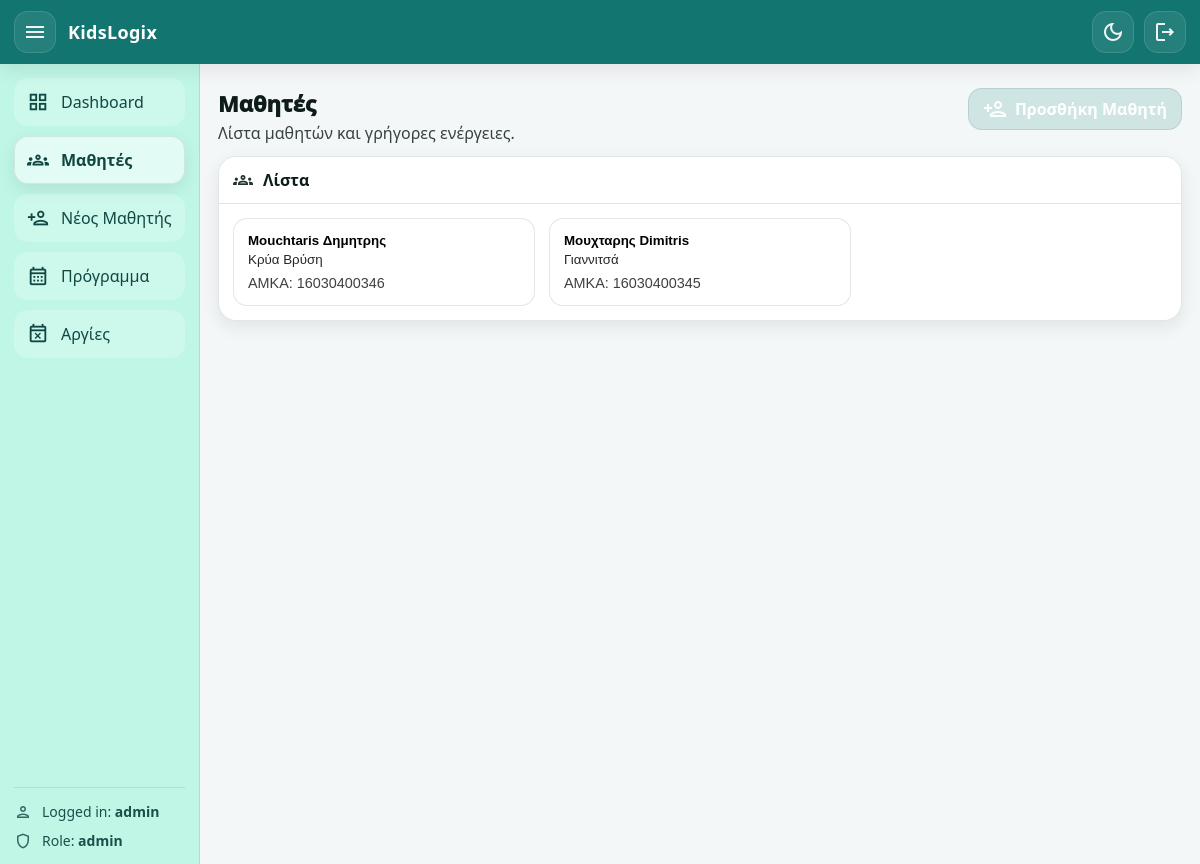
The page /students (signed in) on the database as committed earlier.
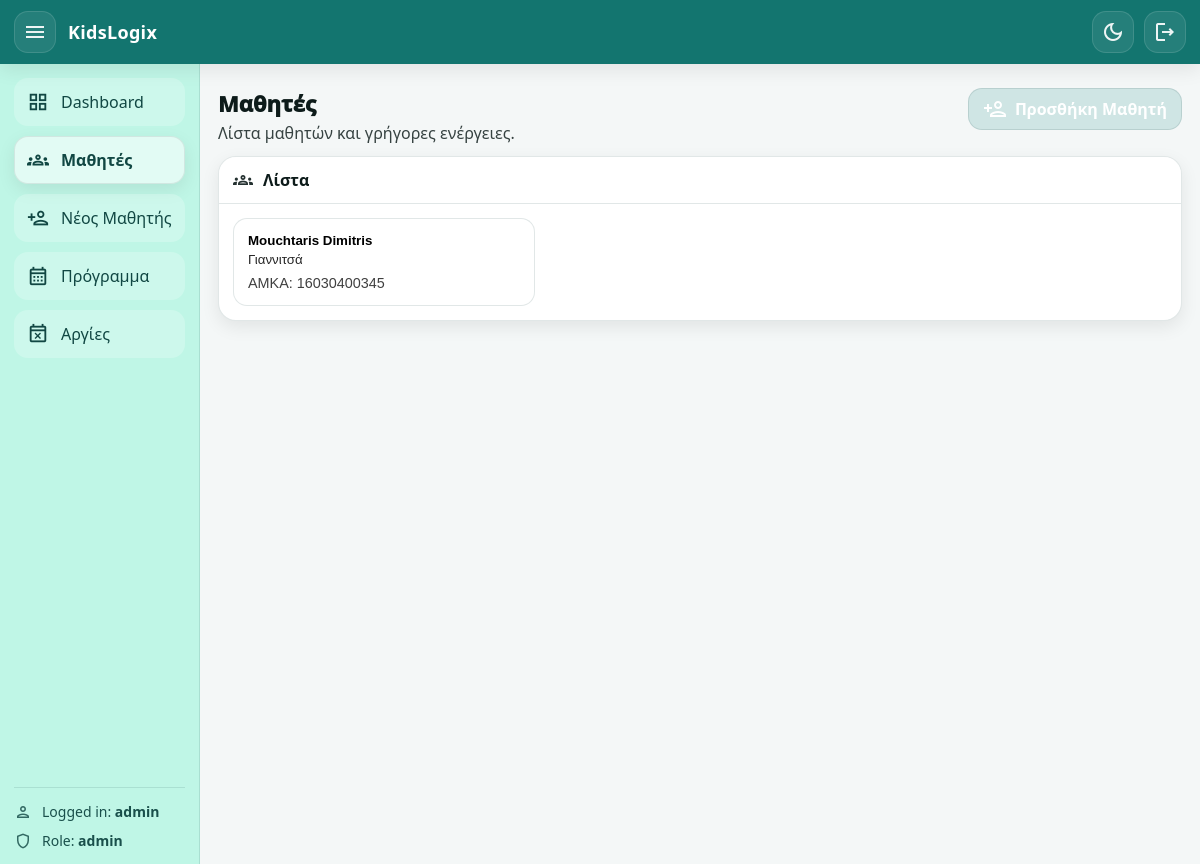
The same page on the database as committed later.
### app/models.py (models this page shows, shortened)
class Student(Base):
    __tablename__ = "students"
    amka: Mapped[str] = mapped_column(String(20), primary_key=True)
    center: Mapped[str] = mapped_column(
        String(20),
        nullable=False,
        default="Giannitsa",  # Giannitsa / KryaVrisi
    )
    first_name: Mapped[str] = mapped_column(String(60), nullable=False)
    last_name: Mapped[str] = mapped_column(String(60), nullable=False)
    date_of_birth: Mapped[date | None] = mapped_column(Date, nullable=True)
    parent_name: Mapped[str | None] = mapped_column(String(120), nullable=True)
    parent_phone: Mapped[str | None] = mapped_column(String(30), nullable=True)
    assessment_expiry_date: Mapped[date | None] = mapped_column(Date, nullable=True)
    admin_comment: Mapped[str | None] = mapped_column(String(1000), nullable=True)
    created_at: Mapped[datetime] = mapped_column(
        DateTime, default=datetime.utcnow, nullable=False
    )
    services: Mapped[list["StudentService"]] = relationship(
        back_populates="student",
        cascade="all, delete-orphan",
    )
    appointments: Mapped[list["Appointment"]] = relationship(
        back_populates="student",
        cascade="all, delete-orphan",
    )
    payments: Mapped[list["Payment"]] = relationship(
        back_populates="student",
        cascade="all, delete-orphan",
    )

### app/routers/web.py (the view)
@router.get("/students", response_class=HTMLResponse)
def students_page(
    request: Request,
    center: str | None = None,
    db: Session = Depends(get_db),
    user: User = Depends(get_current_user),
):
    center_norm = normalize_center(center) if center else None
    q = db.query(Student)
    if center_norm:
        q = q.filter(Student.center == center_norm)
    students = q.order_by(Student.last_name.asc(), Student.first_name.asc()).all()
    return templates.TemplateResponse(
        "students.html",
        {
            "request": request,
            "user": user,
            "page": "students",
            "students": students,
            "centers": CENTERS,
        },
    )

### app/templates/students.html (shortened to what this page needs)
{% extends "base.html" %}
{% block content %}
<div class="page-head">
  <div>
    <h1 class="page-title">Μαθητές</h1>
    <p class="page-subtitle">Λίστα μαθητών και γρήγορες ενέργειες.</p>
  </div>
  <div class="page-actions">
    <a class="btn btn-primary" href="/students/new">
      <span class="material-icons-outlined">person_add</span>
      Προσθήκη Μαθητή
    </a>
  </div>
</div>
<div class="card">
  <div class="card-head">
    <div class="card-title">
      <span class="material-icons-outlined">groups</span>
      <h2>Λίστα</h2>
    </div>
  </div>
  <div class="card-body">
    {% if students and students|length > 0 %}
      <div class="student-cards">
        {% for st in students %}
          <button
            type="button"
            class="student-mini"
            data-amka="{{ st.amka }}"
            data-name="{{ st.full_name }}"
            data-center="{{ centers.get(st.center, st.center) }}"
            data-parent="{{ st.parent_name or '-' }}"
            data-phone="{{ st.parent_phone or '-' }}"
            data-exp="{{ fmt_date_gr(st.assessment_expiry_date) }}"
          >
            <div class="mini-title">{{ st.full_name }}</div>
            <div class="mini-sub">{{ centers.get(st.center, st.center) }}</div>
            <div class="mini-meta">AMKA: {{ st.amka }}</div>
          </button>
        {% endfor %}
      </div>
    {% else %}
      <div class="empty-state">Δεν υπάρχουν μαθητές.</div>
    {% endif %}
  </div>
</div>
{% endblock %}

Rows that differ between the two databases and show on the page:
removed Student: full_name "Mouchtaris Δημητρης", get "Κρύα Βρύση", amka "16030400346"
changed Student "Γιαννιτσά": full_name "Μουχταρης Dimitris" → "Mouchtaris Dimitris"
